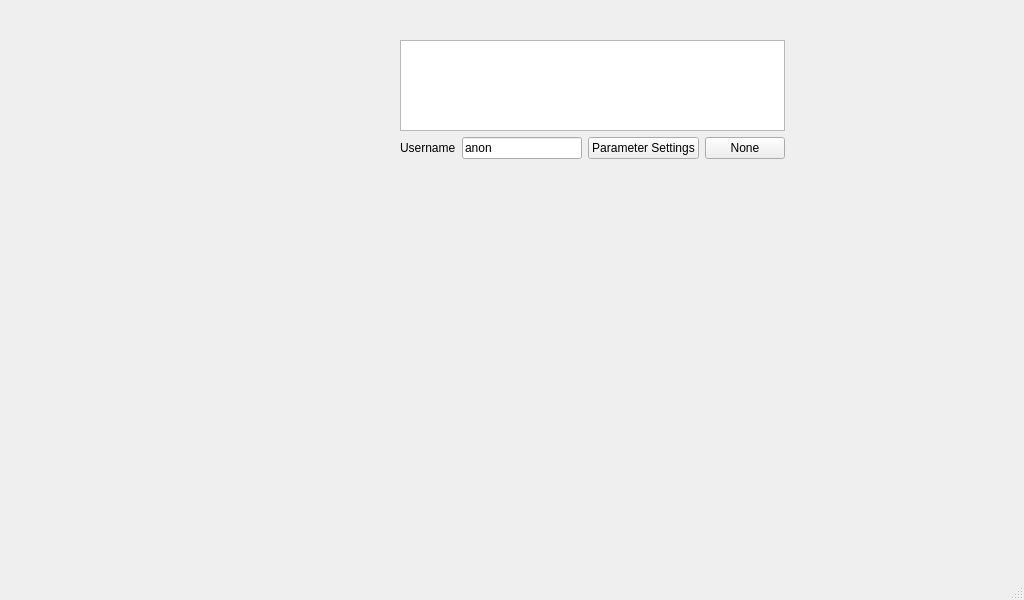
<?xml version="1.0" encoding="UTF-8"?>
<ui version="4.0">
 <class>DataManager</class>
 <widget class="QMainWindow" name="DataManager">
  <property name="geometry">
   <rect>
    <x>0</x>
    <y>0</y>
    <width>1024</width>
    <height>600</height>
   </rect>
  </property>
  <property name="windowTitle">
   <string>Data Manager</string>
  </property>
  <widget class="QWidget" name="cWidget">
   <widget class="QWidget" name="verticalLayoutWidget">
    <property name="geometry">
     <rect>
      <x>400</x>
      <y>40</y>
      <width>385</width>
      <height>119</height>
     </rect>
    </property>
    <layout class="QVBoxLayout" name="vLayout">
     <property name="sizeConstraint">
      <enum>QLayout::SetNoConstraint</enum>
     </property>
     <item>
      <layout class="QHBoxLayout" name="topLayout">
       <item>
        <layout class="QVBoxLayout" name="leftListLayout">
         <item>
          <widget class="QListView" name="stack_list"/>
         </item>
        </layout>
       </item>
      </layout>
     </item>
     <item>
      <layout class="QHBoxLayout" name="bottomLayout">
       <item>
        <widget class="QLabel" name="label">
         <property name="text">
          <string>Username</string>
         </property>
        </widget>
       </item>
       <item>
        <widget class="QLineEdit" name="usernameEdit">
         <property name="text">
          <string>anon</string>
         </property>
        </widget>
       </item>
       <item>
        <widget class="QPushButton" name="uploadButton">
         <property name="text">
          <string>Parameter Settings</string>
         </property>
        </widget>
       </item>
       <item>
        <widget class="QPushButton" name="inputLoadButton">
         <property name="text">
          <string>None</string>
         </property>
        </widget>
       </item>
      </layout>
     </item>
    </layout>
   </widget>
  </widget>
  <widget class="QMenuBar" name="menubar">
   <property name="geometry">
    <rect>
     <x>0</x>
     <y>0</y>
     <width>1024</width>
     <height>25</height>
    </rect>
   </property>
  </widget>
  <widget class="QStatusBar" name="statusbar"/>
 </widget>
 <resources/>
 <connections/>
</ui>
